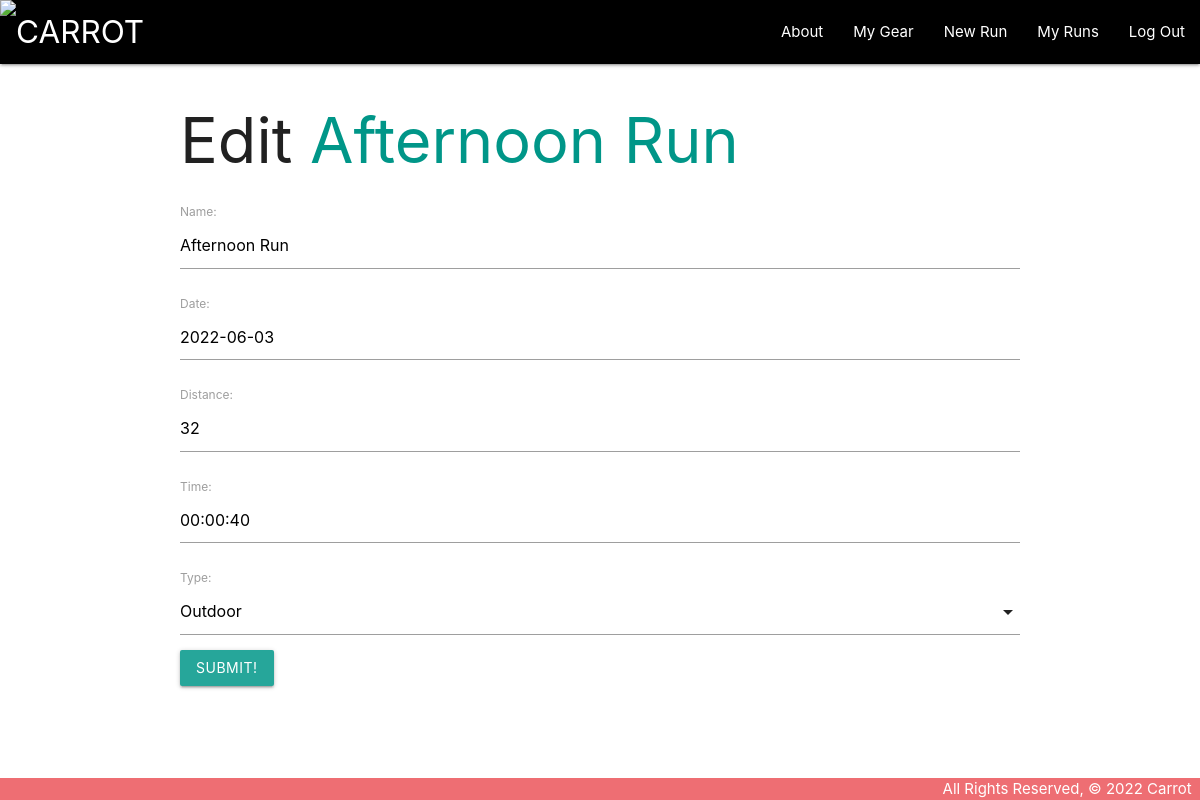
The page /runs/4/update/ (signed in) on the database its author committed.
### main_app/models.py (models this page shows, shortened)
class Run(models.Model):
    name = models.CharField(max_length=50,
    default=default_run_name())
    date = models.DateField(default=date.today)
    distance = models.IntegerField()
    time = models.DurationField()
    type = models.CharField(
        max_length=1,
        choices=TYPES,
        default=TYPES[0][0]
    )
    gear = models.ManyToManyField(Gear)
    user = models.ForeignKey(User, on_delete=models.CASCADE)
    class Meta:
        ordering = ['-date']

### main_app/views.py (the view)
# urls.py: path('runs/<int:pk>/update/', views.RunUpdate.as_view(), name='run_update'),
class RunUpdate(UpdateView, LoginRequiredMixin):
    model = Run
    fields = ['name', 'date', 'distance', 'time', 'type']

### main_app/templates/main_app/run_form.html (shortened to what this page needs)
{% extends 'base.html' %}
{% block content %}
{% if object %}
<h1>Edit <span class="teal-text">{{object.name}}</span></h1>
{% else %}
<h1>New Run</h1>
{% endif %}
<form action="" method="post">
<table>
  {{ form.as_p }}
</table>
<input type="submit" value="Submit!" class="btn">
</form>
{% endblock %}

### main_app/static/css/style.css (style rules this page uses)
body { display: flex; min-height: 100vh; flex-direction: column; }

### rows shown on the page
Run: name "Afternoon Run", date "2022-06-03", distance "32", time "00:00:40"
